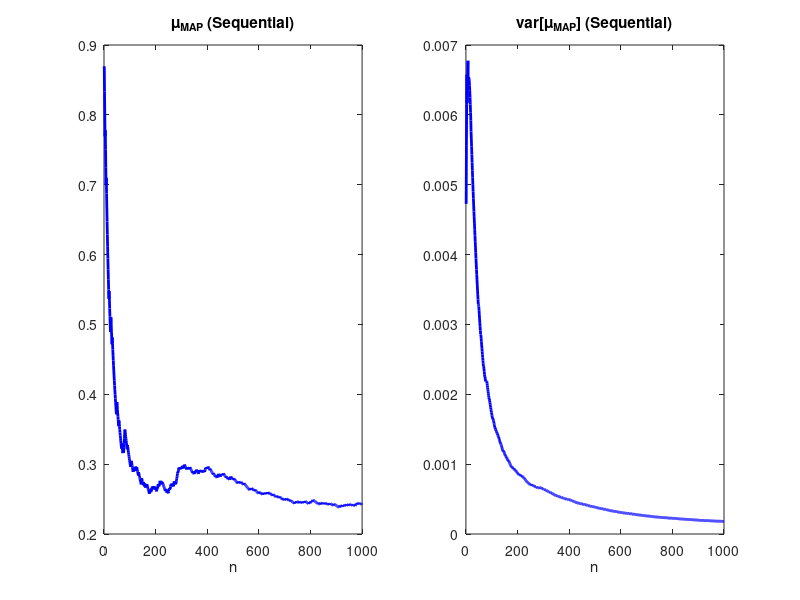
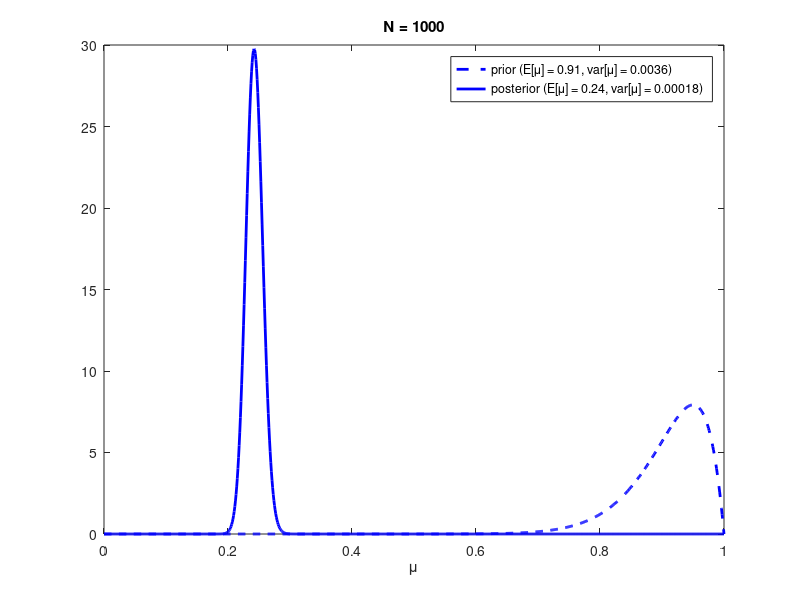

These charts were generated, in order, by the following MATLAB code:
% Binary variable: x
% ------------------
clc, clear all
% (1) Define parameters
u = 0.2;    % p(x=1|u)
N = 1e3;    % number of data points
a0 = 20;    % beta distribution parameter
b0 = 2;    % beta distribution parameter
u_prior = a0/(a0+b0);
var_prior = a0*b0/((a0+b0)^2*(a0+b0+1));  % variance of the paramter u not the data

% (2) Generate x observations based on parameters
x = rand(1,N)<u;

% (3) MLE for u
m = sum(x);
u_ML = m/N;      % p(D)

%{
% (4a) MAP for u
u_MAP = zeros(1,N);
for n=1:N
  x_hat = x(1:n);
  m = sum(x_hat);
  N_hat = n;
  u_MAP(n) = (m+a0)/(a0+b0+N_hat);
end
% >>>>> u_MAP is the same as the one obtained below <<<<<
%}

% (4b) Sequential MAP for u
u_MAP = zeros(1,N);
var_MAP = zeros(1,N);
a = a0;   b = b0;
for n=1:N
  % update beta parameters
  a = a+x(n);
  b = b+1-x(n);
  u_MAP(n) = a/(a+b);
  var_MAP(n) = a*b/((a+b)^2*(a+b+1));
end
figure(1), clf
subplot(1,2,1)
plot(1:N,u_MAP,'b-', 'LineWidth',2)
xlabel('n')
title('\mu_{MAP} (Sequential)')
subplot(1,2,2)
plot(1:N,var_MAP,'b-','LineWidth',2)
xlabel('n')
title('var[\mu_{MAP}] (Sequential)')

% (5) Plot beta prior and posterior
figure(2), clf
u1 = 0:1e-3:1;
plot(u1, betapdf(u1, a0, b0), 'b--', 'LineWidth',2)
xlabel('\mu')
hold on
plot(u1, betapdf(u1, a, b), 'b-', 'LineWidth',2)
hold off
title(['N = ' num2str(N)])

format = 2;
legend({['prior (E[\mu] = ' num2str(u_prior, format) ', var[\mu] = ' num2str(var_prior, format) ')'],...
         ['posterior (E[\mu] = ' num2str(u_MAP(end), format) ', var[\mu] = ' num2str(var_MAP(end), format) ')']})

